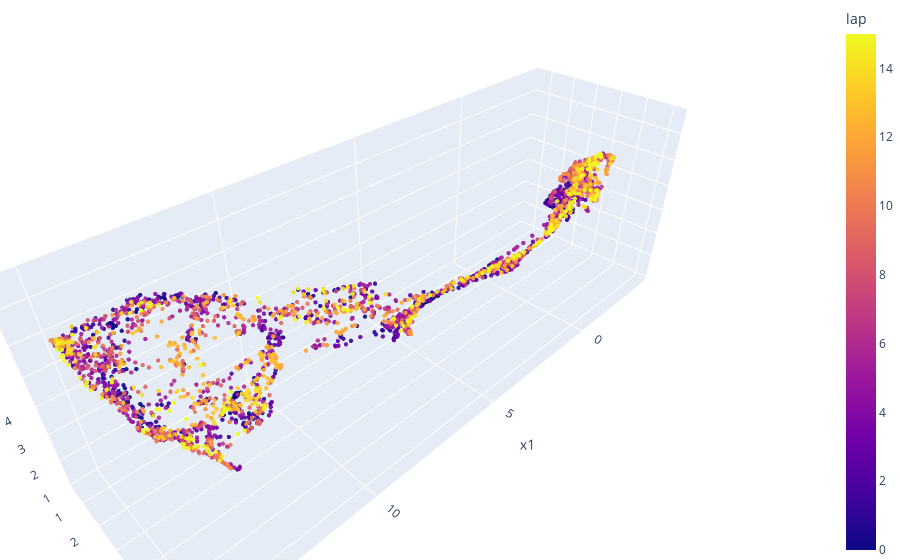

Write notebook code for a chart like this one.
### Code cell
fig = px.scatter_3d(df, x='x1', y='x2', z='x3',
              color='lap', opacity=0.9)

fig.update_traces(marker_size=1.5)

# tight layout
fig.update_layout(margin=dict(l=0, r=0, b=0, t=0))
fig.show()

### Figure 1 — Plotly figure (JSON) as saved in the notebook; plotly's stock layout.template omitted (floating-point values rounded to 4 significant figures; data arrays with more than 128 entries replaced by an {"elided": "..."} marker saying what was removed)
{"data": [{"hovertemplate": "x1=%{x}<br>x2=%{y}<br>x3=%{z}<br>lap=%{marker.color}<extra></extra>", "legendgroup": "", "marker": {"color": {"elided": "2792 int values"}, "coloraxis": "coloraxis", "opacity": 0.9, "size": 1.5, "symbol": "circle"}, "mode": "markers", "name": "", "scene": "scene", "showlegend": false, "type": "scatter3d", "x": {"elided": "2792 float values"}, "y": {"elided": "2792 float values"}, "z": {"elided": "2792 float values"}}], "layout": {"coloraxis": {"colorbar": {"title": {"text": "lap"}}, "colorscale": [[0, "#0d0887"], [0.1111, "#46039f"], [0.2222, "#7201a8"], [0.3333, "#9c179e"], [0.4444, "#bd3786"], [0.5556, "#d8576b"], [0.6667, "#ed7953"], [0.7778, "#fb9f3a"], [0.8889, "#fdca26"], [1, "#f0f921"]]}, "legend": {"tracegroupgap": 0}, "margin": {"b": 0, "l": 0, "r": 0, "t": 0}, "scene": {"domain": {"x": [0, 1], "y": [0, 1]}, "xaxis": {"title": {"text": "x1"}}, "yaxis": {"title": {"text": "x2"}}, "zaxis": {"title": {"text": "x3"}}}}}
